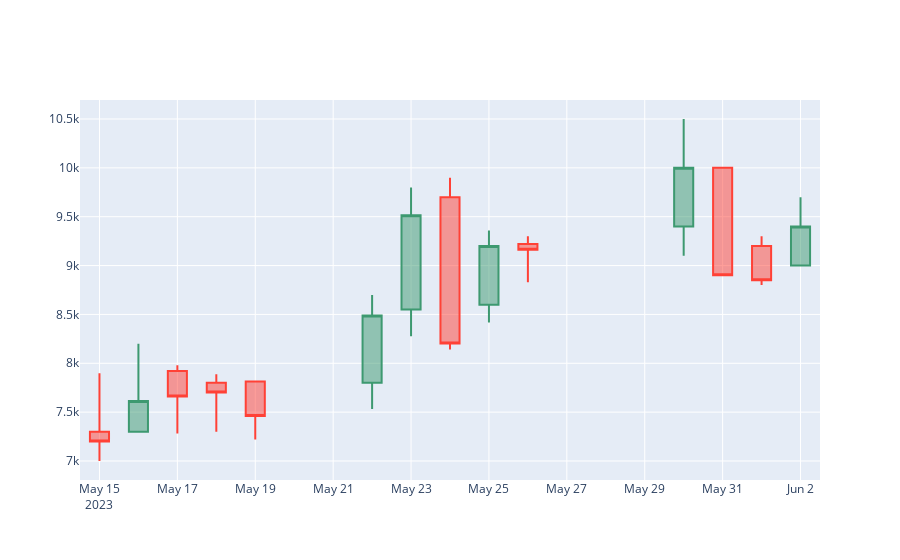

Source (notebook cell):
### Markdown cell above
# Analysis of single forecast:

### Code cell
idx = -5
tmp = test_dat.loc[pred_margin_mask]
row = tmp.iloc[idx, :]
print(row.ID)
print(row.Fcst)
print(row.body[:750])
pr_time, ticker, fcst = row[["Date", "ID", "Fcst"]]
df = stocks.query("(Date >= @pr_time) & (ID == @ticker)").head(30)
fig = go.Figure(data=[go.Candlestick(x=df['Date'],
                open=df['Open'],
                high=df['High'],
                low=df['Low'],
                close=df['Close'])])
fig.update_layout(xaxis_rangeslider_visible=False)
fig.show()

### Figure 1 — Plotly figure (JSON) as saved in the notebook; plotly's stock layout.template omitted (floating-point values rounded to 4 significant figures)
{"data": [{"close": ["0,7200", "0,7613", "0,7661", "0,7700", "0,7461", "0,8490", "0,9514", "0,8202", "0,9201", "0,9163", "1,0000", "0,8901", "0,8851", "0,9400"], "high": ["0,7899", "0,8200", "0,7980", "0,7889", "0,7813", "0,8700", "0,9800", "0,9900", "0,9360", "0,9301", "1,0500", "1,0000", "0,9299", "0,9700"], "low": ["0,7000", "0,7300", "0,7281", "0,7300", "0,7220", "0,7532", "0,8276", "0,8141", "0,8418", "0,8830", "0,9100", "0,8900", "0,8801", "0,9000"], "open": ["0,7300", "0,7300", "0,7920", "0,7800", "0,7813", "0,7800", "0,8550", "0,9700", "0,8600", "0,9220", "0,9400", "1,0000", "0,9200", "0,9000"], "type": "candlestick", "x": ["2023-05-15T00:00:00", "2023-05-16T00:00:00", "2023-05-17T00:00:00", "2023-05-18T00:00:00", "2023-05-19T00:00:00", "2023-05-22T00:00:00", "2023-05-23T00:00:00", "2023-05-24T00:00:00", "2023-05-25T00:00:00", "2023-05-26T00:00:00", "2023-05-30T00:00:00", "2023-05-31T00:00:00", "2023-06-01T00:00:00", "2023-06-02T00:00:00"]}], "layout": {"xaxis": {"rangeslider": {"visible": false}}}}
